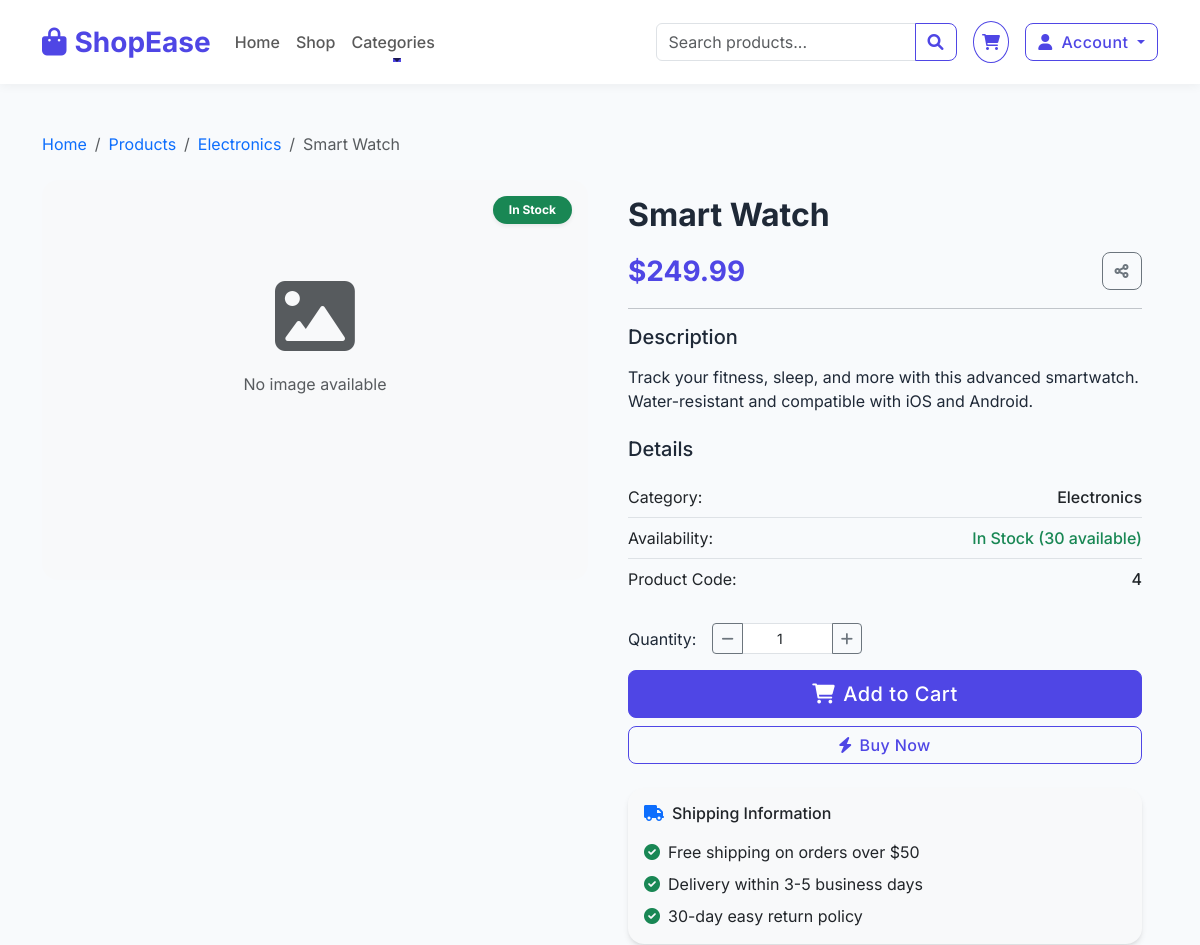
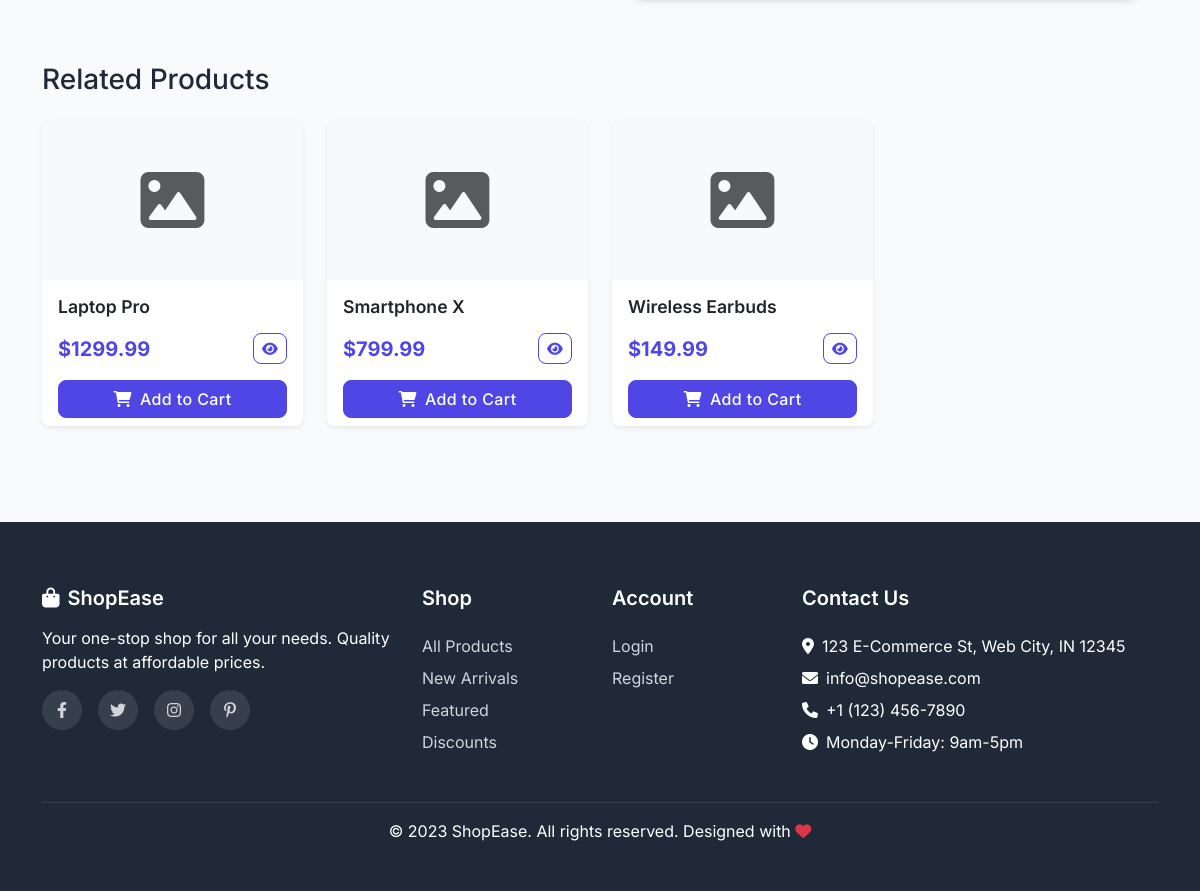
Page /product/smart-watch/ on the committed database (2 pictures, top to bottom).
### store/models.py (models this page shows, shortened)
class Product(models.Model):
    name = models.CharField(max_length=200)
    slug = models.SlugField(max_length=200, unique=True)
    description = models.TextField()
    price = models.DecimalField(max_digits=10, decimal_places=2)
    image = models.ImageField(upload_to='products')
    stock = models.PositiveIntegerField(default=1)
    available = models.BooleanField(default=True)
    created = models.DateTimeField(auto_now_add=True)
    updated = models.DateTimeField(auto_now=True)
    category = models.ForeignKey(Category, on_delete=models.CASCADE, related_name='products')
    class Meta:
        ordering = ('name',)

class Category(models.Model):
    name = models.CharField(max_length=100)
    slug = models.SlugField(max_length=100, unique=True)
    description = models.TextField(blank=True)
    image = models.ImageField(upload_to='categories', blank=True)
    class Meta:
        verbose_name_plural = 'categories'

### store/views.py (the view)
# urls.py: path('product/<slug:slug>/', views.product_detail, name='product_detail'),
def product_detail(request, slug):
    product = get_object_or_404(Product, slug=slug, available=True)
    related_products = Product.objects.filter(category=product.category).exclude(id=product.id)[:4]
    wishlist_status = False
    if request.user.is_authenticated:
        wishlist_status = product.wishlist_set.filter(user=request.user).exists()
    context = {
        'product': product,
        'related_products': related_products,
        'wishlist_status': wishlist_status,
    }
    return render(request, 'store/product_detail.html', context)

### cart/context_processors.py (called while the page is built)
def cart_context(request):
    try:
        if request.user.is_authenticated:
            cart, created = Cart.objects.get_or_create(user=request.user, defaults={'cart_id': request.session.session_key})
        else:
            session_key = request.session.session_key
            if not session_key:
                request.session.create()
                session_key = request.session.session_key
            cart, created = Cart.objects.get_or_create(cart_id=session_key)
        cart_items = CartItem.objects.filter(cart=cart, is_active=True)
        cart_count = sum(item.quantity for item in cart_items)
        cart_total = sum(item.sub_total() for item in cart_items)
    except:
        cart_count = 0
        cart_total = 0
        cart_items = []
    return {
        'cart_count': cart_count,
        'cart_total': cart_total,
        'cart_items': cart_items,
    }

### templates/store/product_detail.html (shortened to what this page needs)
{% extends 'base.html' %}
{% block content %}
<nav aria-label="breadcrumb" class="mb-4" data-aos="fade-up">
    <ol class="breadcrumb">
        <li class="breadcrumb-item"><a href="{% url 'home' %}" class="text-decoration-none">Home</a></li>
        <li class="breadcrumb-item"><a href="{% url 'product_list' %}" class="text-decoration-none">Products</a></li>
        <li class="breadcrumb-item"><a href="{% url 'category_detail' product.category.slug %}" class="text-decoration-none">{{ product.category.name }}</a></li>
        <li class="breadcrumb-item active" aria-current="page">{{ product.name }}</li>
    </ol>
</nav>
<div class="row">
    <div class="col-md-6 mb-4" data-aos="fade-right">
        <div class="position-relative">
            <div class="position-absolute top-0 end-0 m-3 z-1">
                {% if product.stock > 0 %}
                <span class="badge bg-success rounded-pill px-3 py-2 shadow-sm">In Stock</span>
                {% else %}
                <span class="badge bg-danger rounded-pill px-3 py-2 shadow-sm">Out of Stock</span>
                {% endif %}
            </div>
            {% if product.image %}
            <img src="{{ product.image.url }}" alt="{{ product.name }}" class="product-detail-img w-100">
            {% else %}
            <div class="bg-light rounded-4 text-center py-5" style="min-height: 400px;">
                <i class="fas fa-image fa-5x text-muted mt-5"></i>
                <p class="mt-3 text-muted">No image available</p>
            </div>
            {% endif %}
        </div>
    </div>
    <div class="col-md-6" data-aos="fade-left">
        <div class="product-info p-md-3">
            <h1 class="product-detail-title mb-3">{{ product.name }}</h1>
            <div class="d-flex align-items-center mb-3">
                <div class="me-auto">
                    <span class="product-detail-price">${{ product.price }}</span>
                </div>
                <button class="btn btn-outline-secondary ms-2" data-bs-toggle="tooltip" data-bs-title="Share Product">
                    <i class="fas fa-share-alt"></i>
                </button>
            </div>
            <hr>
            <div class="mb-4">
                <h5 class="mb-3">Description</h5>
                <p class="text-muted">{{ product.description|linebreaks }}</p>
            </div>
            <div class="mb-4">
                <h5 class="mb-3">Details</h5>
                <ul class="list-group list-group-flush">
                    <li class="list-group-item bg-transparent px-0 d-flex justify-content-between">
                        <span>Category:</span>
                        <span class="fw-medium">{{ product.category.name }}</span>
                    </li>
                    <li class="list-group-item bg-transparent px-0 d-flex justify-content-between">
                        <span>Availability:</span>
                        <span class="fw-medium {% if product.stock > 0 %}text-success{% else %}text-danger{% endif %}">
                            {% if product.stock > 0 %}In Stock ({{ product.stock }} available){% else %}Out of Stock{% endif %}
                        </span>
                    </li>
                    <li class="list-group-item bg-transparent px-0 d-flex justify-content-between">
                        <span>Product Code:</span>
                        <span class="fw-medium">{{ product.id }}</span>
                    </li>
                </ul>
            </div>
            <form method="post" action="{% url 'add_to_cart_with_quantity' product.id %}" class="mb-4">
                <div class="mb-3">
                    <div class="d-flex align-items-center">
                        <label for="quantity" class="form-label me-3 mb-0">Quantity:</label>
                        <div class="input-group input-group-sm" style="width: 150px;">
                            <button type="button" class="btn btn-outline-secondary" onclick="decrementQuantity()">
                                <i class="fas fa-minus"></i>
                            </button>
                            <input type="number" class="form-control text-center" id="quantity" name="quantity" value="1" min="1" max="{{ product.stock }}" readonly>
                            <button type="button" class="btn btn-outline-secondary" onclick="incrementQuantity()">
                                <i class="fas fa-plus"></i>
                            </button>
                        </div>
                    </div>
                </div>
                <div class="d-grid gap-2">
                    <button type="submit" class="btn btn-primary btn-lg" {% if product.stock == 0 %}disabled{% endif %}>
                        <i class="fas fa-shopping-cart me-2"></i>Add to Cart
                    </button>
                    <button type="button" class="btn btn-outline-primary">
                        <i class="fas fa-bolt me-2"></i>Buy Now
                    </button>
                </div>
            </form>
            <div class="card border-0 bg-light rounded-4 mt-3">
                <div class="card-body">
                    <h6 class="mb-3"><i class="fas fa-truck me-2 text-primary"></i>Shipping Information</h6>
                    <ul class="list-unstyled mb-0">
                        <li class="mb-2 d-flex align-items-center">
                            <i class="fas fa-check-circle text-success me-2"></i>
                            Free shipping on orders over $50
                        </li>
                        <li class="mb-2 d-flex align-items-center">
                            <i class="fas fa-check-circle text-success me-2"></i>
                            Delivery within 3-5 business days
                        </li>
                        <li class="d-flex align-items-center">
                            <i class="fas fa-check-circle text-success me-2"></i>
                            30-day easy return policy
                        </li>
                    </ul>
                </div>
            </div>
        </div>
    </div>
</div>
<section class="mt-5" data-aos="fade-up">
    <div class="d-flex align-items-center mb-4">
        <h3 class="mb-0">Related Products</h3>
    </div>
    <div class="row row-cols-1 row-cols-sm-2 row-cols-md-4 g-4">
        {% for related_product in related_products %}
        {% if related_product != product %}
        <div class="col" data-aos="fade-up" data-aos-delay="{{ forloop.counter|add:'50' }}">
            <div class="card h-100 product-card border-0 shadow-sm">
                {% if related_product.image %}
                <img src="{{ related_product.image.url }}" class="card-img-top" alt="{{ related_product.name }}">
                {% else %}
                <div class="bg-light text-center py-5">
                    <i class="fas fa-image fa-4x text-muted"></i>
                </div>
                {% endif %}
                <div class="card-body">
                    <h5 class="card-title">{{ related_product.name }}</h5>
                    <div class="d-flex justify-content-between align-items-center mt-3">
                        <span class="product-price">${{ related_product.price }}</span>
                        <a href="{% url 'product_detail' related_product.slug %}" class="btn btn-sm btn-outline-primary">
                            <i class="fas fa-eye"></i>
                        </a>
                    </div>
                </div>
                <div class="card-footer bg-white border-0 pt-0">
                    <div class="d-grid">
                        <a href="{% url 'add_to_cart' related_product.id %}?next=product_detail&slug={{ product.slug }}" class="btn btn-primary">
                            <i class="fas fa-shopping-cart me-2"></i>Add to Cart
                        </a>
                    </div>
                </div>
            </div>
        </div>
        {% endif %}
        {% empty %}
        <div class="col-12">
            <p class="text-muted text-center">No related products found.</p>
        </div>
        {% endfor %}
    </div>
</section>
{% endblock %}

### static/css/style.css (style rules this page uses)
:root { --primary-color: #4F46E5; --secondary-color: #10B981; --accent-color: #F59E0B; --dark-color: #1F2937; --light-color: #F9FAFB; --danger-color: #EF4444; --success-color: #10B981; --gray-color: #6B7280; --border-radius: 8px; --box-shadow: 0 4px 6px -1px rgba(0, 0, 0, 0.1), 0 2px 4px -1px rgba(0, 0, 0, 0.06); --transition: all 0.3s ease; }
body { font-family: 'Inter', sans-serif; color: var(--dark-color); background-color: #f8fafc; }
.btn { border-radius: var(--border-radius); transition: var(--transition); font-weight: 500; letter-spacing: 0.025em; }
.btn-primary { background-color: var(--primary-color); border-color: var(--primary-color); }
.btn-outline-primary { color: var(--primary-color); border-color: var(--primary-color); }
.card { border: none; border-radius: var(--border-radius); box-shadow: var(--box-shadow); transition: var(--transition); overflow: hidden; }
.product-card { height: 100%; transition: var(--transition); border-radius: var(--border-radius); }
.product-card .card-title { font-weight: 600; font-size: 1.1rem; }
.product-card .card-footer { background-color: white; border-top: 1px solid rgba(0, 0, 0, 0.05); }
.product-price { font-weight: 700; color: var(--primary-color); font-size: 1.25rem; }
.product-detail-title { font-size: 2rem; font-weight: 700; }
.product-detail-price { font-size: 1.75rem; color: var(--primary-color); font-weight: 700; }

### rows in the picture
Product: category.name "Electronics", name "Smart Watch", price "249.99", description "Track your fitness, sleep, and more with this advanced smartwatch. Water-resistant and compatible with iOS and Android.", stock "30", id "4"
Product: name "Laptop Pro", price "1299.99"
Product: name "Smartphone X", price "799.99"
Product: name "Wireless Earbuds", price "149.99"
